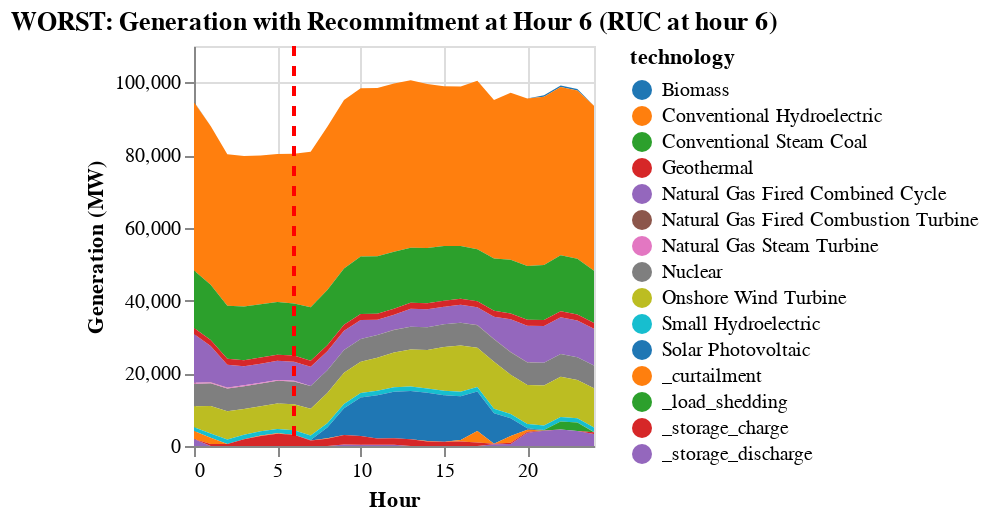

Source (notebook cell):
### Code cell
# Plot generation comparison for worst case
plot_actual_ruc_generation(
    actual_solutions[worst_time],
    initial_time,
    worst_time,
    gen_df,
    zone_dict,
    "WORST: Generation with Recommitment at Hour $worst_time"
);

### Figure 1 — Vega specification as saved in the notebook (floating-point values rounded to 4 significant figures; data arrays with more than 128 entries replaced by an {"elided": "..."} marker saying what was removed)
{"$schema": "https://vega.github.io/schema/vega/v5.json", "axes": [{"aria": false, "domain": false, "grid": true, "gridScale": "y", "labels": false, "maxExtent": 0, "minExtent": 0, "orient": "bottom", "scale": "x", "tickCount": {"signal": "ceil(width/40)"}, "ticks": false, "zindex": 0}, {"aria": false, "domain": false, "grid": true, "gridScale": "x", "labels": false, "maxExtent": 0, "minExtent": 0, "orient": "left", "scale": "y", "tickCount": {"signal": "ceil(height/40)"}, "ticks": false, "zindex": 0}, {"grid": false, "labelFlush": true, "labelOverlap": true, "orient": "bottom", "scale": "x", "tickCount": {"signal": "ceil(width/40)"}, "title": "Hour", "zindex": 0}, {"grid": false, "labelOverlap": true, "orient": "left", "scale": "y", "tickCount": {"signal": "ceil(height/40)"}, "title": "Generation (MW)", "zindex": 0}], "background": "white", "data": [{"name": "source_0", "values": {"elided": "375 records"}}, {"name": "data_0", "source": "source_0", "transform": [{"as": "hour", "expr": "toNumber(datum[\"hour\"])", "type": "formula"}]}, {"name": "data_1", "source": "data_0", "transform": [{"field": "gen_sum", "groupby": ["technology"], "key": "hour", "method": "value", "type": "impute", "value": 0}, {"as": ["gen_sum_start", "gen_sum_end"], "field": "gen_sum", "groupby": ["hour"], "offset": "zero", "sort": {"field": ["technology"], "order": ["descending"]}, "type": "stack"}]}], "height": 200, "legends": [{"fill": "color", "symbolType": "circle", "title": "technology"}], "marks": [{"encode": {"update": {"height": {"field": {"group": "height"}}, "width": {"field": {"group": "width"}}}}, "from": {"facet": {"data": "data_1", "groupby": ["technology"], "name": "faceted_path_layer_0_main"}}, "marks": [{"encode": {"update": {"defined": {"signal": "isValid(datum[\"hour\"]) && isFinite(+datum[\"hour\"]) && isValid(datum[\"gen_sum\"]) && isFinite(+datum[\"gen_sum\"])"}, "description": {"signal": "\"Hour: \" + (format(datum[\"hour\"], \"\")) + \"; Generation (MW): \" + (format(datum[\"gen_sum\"], \"\")) + \"; technology: \" + (isValid(datum[\"technology\"]) ? datum[\"technology\"] : \"\"+datum[\"technology\"])"}, "fill": {"field": "technology", "scale": "color"}, "orient": {"value": "vertical"}, "x": {"field": "hour", "scale": "x"}, "y": {"field": "gen_sum_end", "scale": "y"}, "y2": {"field": "gen_sum_start", "scale": "y"}}}, "from": {"data": "faceted_path_layer_0_main"}, "name": "layer_0_marks", "sort": {"field": "datum[\"hour\"]"}, "style": ["area"], "type": "area"}], "name": "layer_0_pathgroup", "type": "group"}, {"encode": {"update": {"stroke": {"value": "red"}, "strokeDash": {"value": [5, 5]}, "strokeWidth": {"value": 2}, "x": {"scale": "x", "value": 6}, "y": {"value": 0}, "y2": {"field": {"group": "height"}}}}, "from": {"data": "data_0"}, "name": "layer_1_marks", "style": ["rule"], "type": "rule"}], "padding": 5, "scales": [{"domain": {"fields": [{"data": "data_1", "field": "hour"}, [6]]}, "name": "x", "nice": true, "range": [0, {"signal": "width"}], "type": "linear", "zero": false}, {"domain": {"data": "data_1", "fields": ["gen_sum_start", "gen_sum_end"]}, "name": "y", "nice": true, "range": [{"signal": "height"}, 0], "type": "linear", "zero": true}, {"domain": {"data": "data_1", "field": "technology", "sort": true}, "name": "color", "range": {"scheme": "category10"}, "type": "ordinal"}], "style": "cell", "title": {"frame": "group", "text": "WORST: Generation with Recommitment at Hour 6 (RUC at hour 6)"}, "width": 200}
